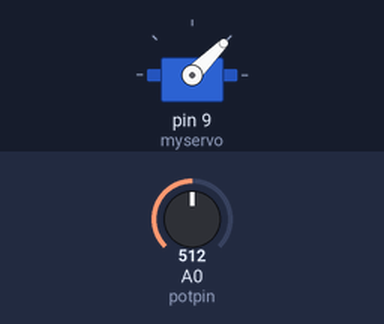
A sketch run on a simulated Arduino Uno, built with avr-gcc and run on an emulated ATmega328P. On the bench: servo. The test bench sets the inputs (shaded band); at power-on: A0 (potpin) = 512.

Above: at 1.4 s.
1.5 s: A0 (potpin) set to 900
At 2.05 s:
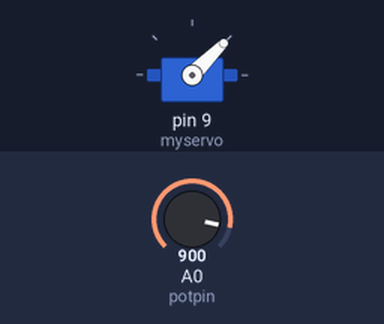
4.8 s: A0 (potpin) set to 511
At 5.4 s:
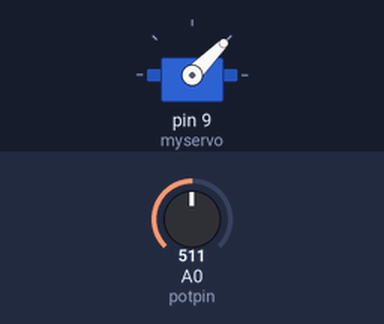
Timing chart, 0 to 14.1 s (numbered marks = the images above; inputs shaded):
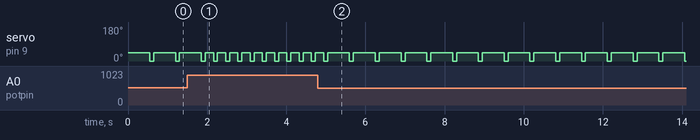

Measured:
- after the input at 1.5 s, servo on pin 9 (myservo): alternates 45° for 0.21 s and 0° for 0.10 s, starting after 0.66 s
- after the input at 4.8 s, servo on pin 9 (myservo): alternates 45° for 0.55 s and 0° for 0.10 s, starting after 0.80 s
- by itself, servo on pin 9 (myservo): alternates 45° for 0.55 s and 0° for 0.10 s

The sketch:

batedor_de_panela_automatico.ino
```cpp
// Por Músico Nerd
// www.musiconerd.com

#include <Servo.h>

Servo myservo;  // create servo object to control a servo

int potpin = 0;  // analog pin used to connect the potentiometer
int val = 15;    // variable to read the value from the analog pin
int pos = 0;    // variable to store the servo position

void setup() {

  myservo.attach(9);  // attaches the servo on pin 9 to the servo object


}

void loop() {

  int reading = analogRead(potpin);            // reads the value of the potentiometer (value between 0 and 1023)
  val = map(reading, 0, 1023, 1000, 100);     // scale it to use it with the servo (value between 0 and 180)

  if (reading > 60) {
    myservo.write(45);              // tell servo to go to position in variable 'pos'
    delay(val);
    myservo.write(0);              // tell servo to go to position in variable 'pos'
    delay(100);
    Serial.println(reading);
  }


}
```
